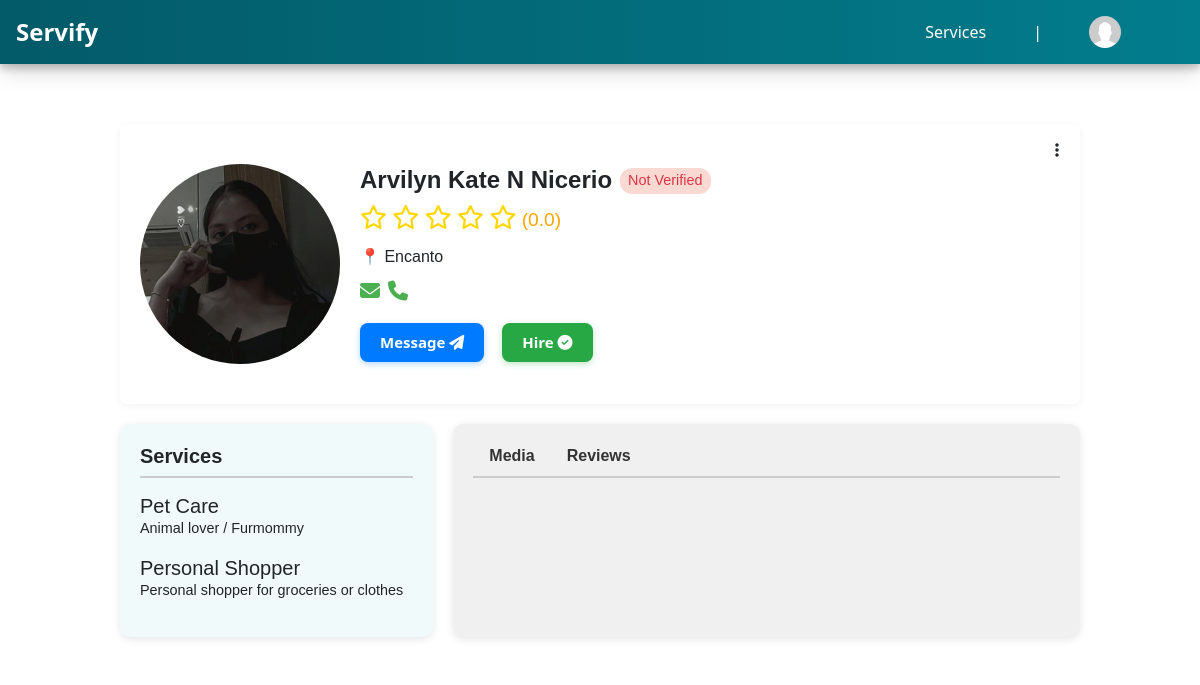
The app's page /view/view_profile2.php?user_id=14 (signed in) with its own data.
### tables this page shows
CREATE TABLE `users` (
  `user_id` int(11) NOT NULL,
  `firstname` varchar(255) NOT NULL,
  `middlename` varchar(255) NOT NULL,
  `lastname` varchar(255) NOT NULL,
  `fb_link` varchar(255) NOT NULL,
  `location` varchar(100) NOT NULL,
  `date_created` date NOT NULL,
  `email` varchar(255) NOT NULL,
  `password` varchar(255) NOT NULL,
  `contact` varchar(255) NOT NULL,
  `role` varchar(255) NOT NULL,
  `rating` int(11) NOT NULL,
  `credit_score` int(11) NOT NULL,
  `is_verified` tinyint(1) NOT NULL DEFAULT 0,
  `profile_picture` varchar(255) NOT NULL
);

CREATE TABLE `user_jobs` (
  `user_job_id` int(11) NOT NULL,
  `user_id` int(10) UNSIGNED NOT NULL,
  `job_id` int(10) UNSIGNED NOT NULL,
  `job_description` varchar(255) NOT NULL,
  `job_image` varchar(255) NOT NULL
);

CREATE TABLE `jobs` (
  `job_id` int(11) NOT NULL,
  `job_name` varchar(255) NOT NULL,
  `job_description` varchar(255) NOT NULL,
  `job_image` varchar(255) DEFAULT NULL
);

### controls/profile_functions.php (called while the page is built, shortened)
<?php
function getUserProfile($conn, $user_id) {
    $sql = "SELECT firstname, middlename, lastname, fb_link, email, location, date_created,
                   contact, is_verified, profile_picture
            FROM users WHERE user_id = ?";
    $stmt = $conn->prepare($sql);
    $stmt->bind_param("i", $user_id);
    $stmt->execute();
    $result = $stmt->get_result();
    $user = $result->fetch_assoc();
    return $user;
}
function getUserServices($conn, $user_id, $job_id = 0) {
    if ($job_id === 0) {
        $sql = "SELECT jobs.job_name, user_jobs.job_description, user_jobs.job_image
                FROM jobs
                INNER JOIN user_jobs ON jobs.job_id = user_jobs.job_id
                WHERE user_jobs.user_id = ?";
        $stmt = $conn->prepare($sql);
        $stmt->bind_param("i", $user_id);
    }
    $stmt->execute();
    $result = $stmt->get_result();
    return $result;
}
function getRatingStats($conn, $laborer_id) {
    $sql = "SELECT AVG(rating) as avg_rating, COUNT(*) as total_ratings
            FROM laborer_ratings WHERE laborer_id = ?";
    $stmt = $conn->prepare($sql);
    $stmt->bind_param("i", $laborer_id);
    $stmt->execute();
    $row = $stmt->get_result()->fetch_assoc();
    return [
        'avg_rating' => $row['avg_rating'] !== null ? round($row['avg_rating'], 1) : 0,
        'total_ratings' => intval($row['total_ratings'])
    ];
}
?>

### view/view_profile2.php (the view, shortened to what this page needs)
<?php
include '../controls/connection.php';
include '../controls/profile_functions.php';
include '../controls/hire_functions.php';
$user_id = isset($_GET['user_id']) ? intval($_GET['user_id']) : 0;
$job_id  = isset($_GET['job_id']) ? intval($_GET['job_id']) : 0;
$is_logged_in = isset($_SESSION['user_id']);
$profile_picture = 'uploads/profile_pics/default.jpg';
$user = getUserProfile($conn, $user_id);
$services_result = getUserServices($conn, $user_id, $job_id);
$rating_stats = getRatingStats($conn, $user_id);
$avg_rating = $rating_stats['avg_rating'];
function renderStars($rating) {
    $html = '';
    for ($i = 1; $i <= 5; $i++) {
        if ($rating >= $i) {
            $html .= '<i class="fa-solid fa-star" style="color:gold;font-size:1.5rem;"></i> ';
        } elseif ($rating >= ($i - 0.5)) {
            $html .= '<i class="fa-solid fa-star-half-stroke" style="color:gold;font-size:1.5rem;"></i> ';
        } else {
            $html .= '<i class="fa-regular fa-star" style="color:gold;font-size:1.5rem;"></i> ';
        }
    }
    return $html;
}
function renderContactIcons($user) {
    $html = '';
    if (!empty($user['email'])) {
        $html .= '<a href="mailto:' . htmlspecialchars($user['email']) . '" class="me-2"><i class="fas fa-envelope fa-lg"></i></a>';
    }
    if (!empty($user['contact'])) {
        $html .= '<a href="tel:' . htmlspecialchars($user['contact']) . '" class="me-2"><i class="fas fa-phone fa-lg"></i></a>';
    }
    return $html;
}
?>
<!DOCTYPE html>
<html lang="en">
<head>
  <link rel="stylesheet" type="text/css" href="../styles/view_profile.css?v=<?php echo time(); ?>">
  <link rel="stylesheet" type="text/css" href="https://cdnjs.cloudflare.com/ajax/libs/font-awesome/6.5.1/css/all.min.css">
  <link rel="stylesheet" href="https://cdn.jsdelivr.net/npm/bootstrap-icons@1.11.3/font/bootstrap-icons.min.css">
  <link href="https://cdn.jsdelivr.net/npm/bootstrap@5.3.3/dist/css/bootstrap.min.css" rel="stylesheet">
</head>
<body>
<header>
  <div class="header-content">
    <div class="brand"><a href="../index.php">Servify</a></div>
    <div class="menu-container">
      <nav class="wrapper-2" id="menu">
        <p><a href="../view/browse.php">Services</a></p>
        <p class="divider">|</p>
        <?php if ($is_logged_in): ?>
          <p class="profile-wrapper">
            <span class="profile-icon" onclick="toggleProfileMenu()">
              <img src="../<?php echo htmlspecialchars($profile_picture); ?>" alt="Profile Picture" class="icon">
            </span>
          </p>
        <?php else: ?>
          <p class="login"><a href="../view/login.php"><i class="bi bi-box-arrow-in-right"></i> Login / Signup</a></p>
        <?php endif; ?>
      </nav>
    </div>
  </div>
</header>
<div class="custom-profile-page">
  <main class="grid-container">
    <div class="profile-section position-relative">
      <div class="dropdown position-absolute top-0 end-0 me-2 mt-2">
        <button class="btn ellipsis-btn" type="button" data-bs-toggle="dropdown" aria-expanded="false">
          <i class="fa-solid fa-ellipsis-vertical"></i>
        </button>
      </div>
      <div class="profile-row">
        <div class="profile-img">
          <img src="../<?php echo htmlspecialchars($user['profile_picture']) ?: 'uploads/profile_pics/default.jpg'; ?>" alt="Profile Picture">
        </div>
        <div class="profile-info">
          <div class="name-verification d-flex align-items-center gap-2 mb-2">
            <h2 class="profile-name mb-0"><?php echo htmlspecialchars($user['firstname'] . ' ' . $user['middlename'] . ' ' . $user['lastname']); ?></h2>
             <span class="verification-badge <?php echo $user['is_verified'] ? 'verified' : 'not-verified'; ?>">
               <?php echo $user['is_verified'] ? 'Verified' : ' Not Verified'; ?>
             </span>
          </div>
          <p class="rating"><?php echo renderStars($avg_rating); ?> (<?php echo number_format($avg_rating,1); ?>)</p>
          <p class="location">📍 <?php echo htmlspecialchars($user['location']); ?></p>
          <div class="social-links">
            <?php echo renderContactIcons($user); ?>
          </div>
          <div class="profile-buttons">
            <a href="../view/messages.php?receiver_id=<?php echo $user_id; ?>">
              <button class="message-btn">Message <i class="fa-solid fa-paper-plane"></i></button>
            </a>
            <?php if ($is_logged_in): ?>
              <button class="hire-btn" data-bs-toggle="modal" data-bs-target="#hireModal">Hire <i class="fa-solid fa-circle-check"></i></button>
            <?php else: ?>
              <a href="../view/login.php"><button class="hire-btn">Hire</button></a>
            <?php endif; ?>
          </div>
        </div>
      </div>
    </div>
    <div class="skills-section">
      <h3>Services</h3>
      <div class="services-list">
        <?php while ($service = $services_result->fetch_assoc()): ?>
          <div class="service-item mb-3" style="background-color: transparent; border: none;">
            <h5><?php echo htmlspecialchars($service['job_name']); ?></h5>
            <p><?php echo htmlspecialchars($service['job_description']); ?></p>
          </div>
        <?php endwhile; ?>
      </div>
    </div>
    <div class="about-section">
      <nav class="about-nav">
        <a href="#">Media</a>
        <a href="#">Reviews</a>
      </nav>
      <div class="about-tab-content">
      </div>
    </div>
  </main>
</div>
</body>
</html>

### records on screen
users: profile_picture (picture), firstname+middlename+lastname "Arvilyn Kate N Nicerio", is_verified 0 (drawn), location "Encanto"
user_jobs: job.job_name "Pet Care", job_description "Animal lover / Furmommy"
user_jobs: job.job_name "Personal Shopper", job_description "Personal shopper for groceries or clothes"

### other values on screen
$avg_rating "0.0"
